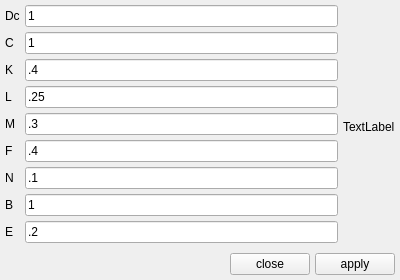
<?xml version="1.0" encoding="UTF-8"?>
<ui version="4.0">
 <class>Form</class>
 <widget class="QWidget" name="Form">
  <property name="geometry">
   <rect>
    <x>0</x>
    <y>0</y>
    <width>400</width>
    <height>263</height>
   </rect>
  </property>
  <property name="windowTitle">
   <string>Form</string>
  </property>
  <layout class="QGridLayout" name="gridLayout">
   <property name="margin">
    <number>5</number>
   </property>
   <property name="spacing">
    <number>5</number>
   </property>
   <item row="0" column="0">
    <widget class="QLabel" name="label">
     <property name="text">
      <string>Dc</string>
     </property>
    </widget>
   </item>
   <item row="2" column="0">
    <widget class="QLabel" name="label_2">
     <property name="text">
      <string>K</string>
     </property>
    </widget>
   </item>
   <item row="4" column="0">
    <widget class="QLabel" name="label_5">
     <property name="text">
      <string>M</string>
     </property>
    </widget>
   </item>
   <item row="6" column="1">
    <widget class="QLineEdit" name="lineedit_n">
     <property name="text">
      <string>.1</string>
     </property>
    </widget>
   </item>
   <item row="5" column="0">
    <widget class="QLabel" name="label_6">
     <property name="text">
      <string>F</string>
     </property>
    </widget>
   </item>
   <item row="3" column="0">
    <widget class="QLabel" name="label_4">
     <property name="text">
      <string>L</string>
     </property>
    </widget>
   </item>
   <item row="7" column="1">
    <widget class="QLineEdit" name="lineedit_b">
     <property name="text">
      <string>1</string>
     </property>
    </widget>
   </item>
   <item row="7" column="0">
    <widget class="QLabel" name="label_7">
     <property name="text">
      <string>B</string>
     </property>
    </widget>
   </item>
   <item row="1" column="0">
    <widget class="QLabel" name="label_3">
     <property name="text">
      <string>C</string>
     </property>
    </widget>
   </item>
   <item row="8" column="0">
    <widget class="QLabel" name="label_8">
     <property name="text">
      <string>E</string>
     </property>
    </widget>
   </item>
   <item row="4" column="1">
    <widget class="QLineEdit" name="lineedit_m">
     <property name="text">
      <string>.3</string>
     </property>
    </widget>
   </item>
   <item row="0" column="1">
    <widget class="QLineEdit" name="lineedit_dc">
     <property name="text">
      <string>1</string>
     </property>
    </widget>
   </item>
   <item row="5" column="1">
    <widget class="QLineEdit" name="lineedit_f">
     <property name="text">
      <string>.4</string>
     </property>
    </widget>
   </item>
   <item row="2" column="1">
    <widget class="QLineEdit" name="lineedit_k">
     <property name="text">
      <string>.4</string>
     </property>
    </widget>
   </item>
   <item row="1" column="1">
    <widget class="QLineEdit" name="lineedit_c">
     <property name="text">
      <string>1</string>
     </property>
    </widget>
   </item>
   <item row="6" column="0">
    <widget class="QLabel" name="label_9">
     <property name="text">
      <string>N</string>
     </property>
    </widget>
   </item>
   <item row="8" column="1">
    <widget class="QLineEdit" name="lineedit_e">
     <property name="text">
      <string>.2</string>
     </property>
    </widget>
   </item>
   <item row="3" column="1">
    <widget class="QLineEdit" name="lineedit_l">
     <property name="text">
      <string>.25</string>
     </property>
    </widget>
   </item>
   <item row="19" column="0" colspan="3">
    <widget class="QWidget" name="widget" native="true">
     <layout class="QHBoxLayout" name="horizontalLayout">
      <property name="spacing">
       <number>5</number>
      </property>
      <property name="margin">
       <number>0</number>
      </property>
      <item>
       <spacer name="horizontalSpacer">
        <property name="orientation">
         <enum>Qt::Horizontal</enum>
        </property>
        <property name="sizeHint" stdset="0">
         <size>
          <width>40</width>
          <height>20</height>
         </size>
        </property>
       </spacer>
      </item>
      <item>
       <widget class="QPushButton" name="pushbutton_close">
        <property name="text">
         <string>close</string>
        </property>
       </widget>
      </item>
      <item>
       <widget class="QPushButton" name="pushbutton_apply">
        <property name="text">
         <string>apply</string>
        </property>
       </widget>
      </item>
     </layout>
    </widget>
   </item>
   <item row="9" column="1">
    <spacer name="verticalSpacer">
     <property name="orientation">
      <enum>Qt::Vertical</enum>
     </property>
     <property name="sizeHint" stdset="0">
      <size>
       <width>20</width>
       <height>40</height>
      </size>
     </property>
    </spacer>
   </item>
   <item row="0" column="2" rowspan="10">
    <widget class="QLabel" name="label_image">
     <property name="text">
      <string>TextLabel</string>
     </property>
    </widget>
   </item>
  </layout>
 </widget>
 <tabstops>
  <tabstop>lineedit_dc</tabstop>
  <tabstop>lineedit_c</tabstop>
  <tabstop>lineedit_k</tabstop>
  <tabstop>lineedit_l</tabstop>
  <tabstop>lineedit_m</tabstop>
  <tabstop>lineedit_f</tabstop>
  <tabstop>lineedit_n</tabstop>
  <tabstop>lineedit_b</tabstop>
  <tabstop>lineedit_e</tabstop>
  <tabstop>pushbutton_close</tabstop>
  <tabstop>pushbutton_apply</tabstop>
 </tabstops>
 <resources/>
 <connections/>
</ui>
